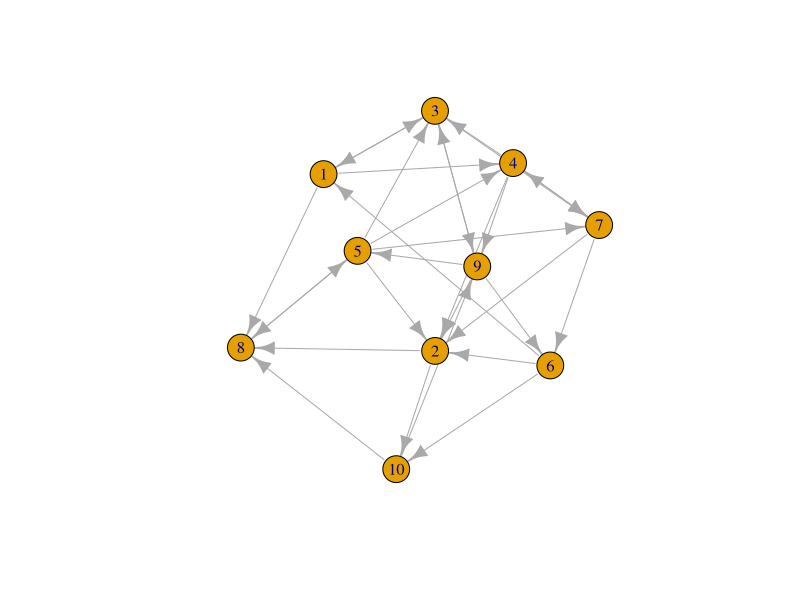
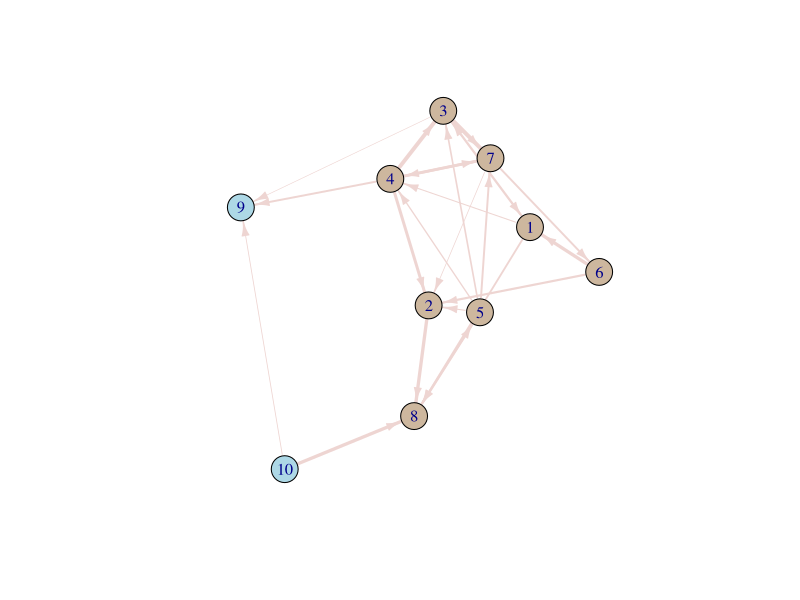
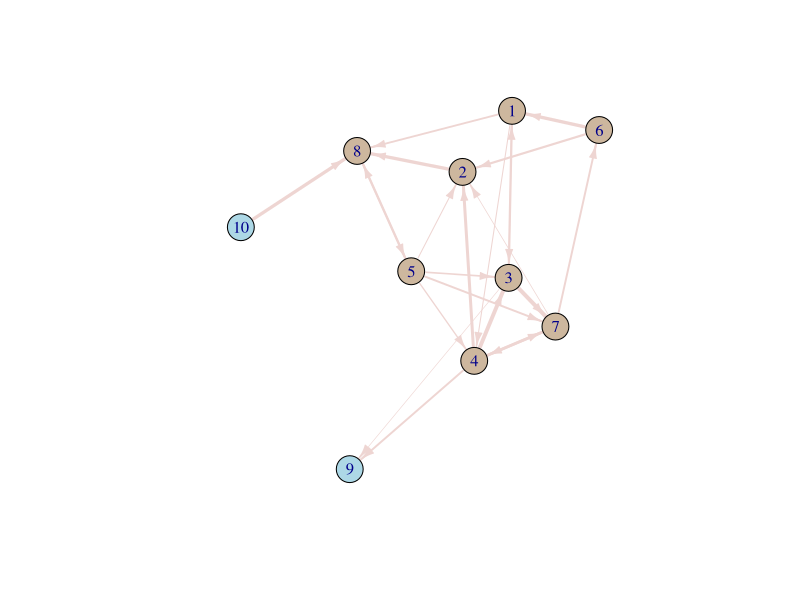
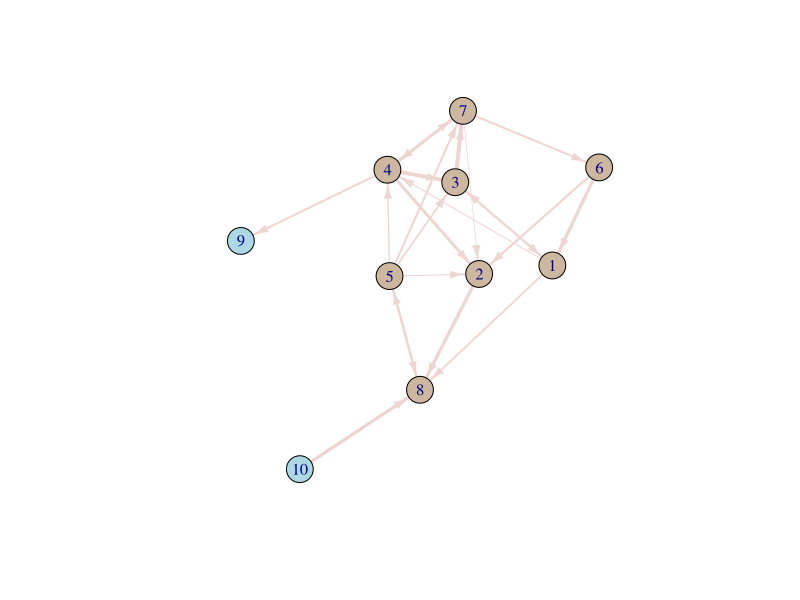
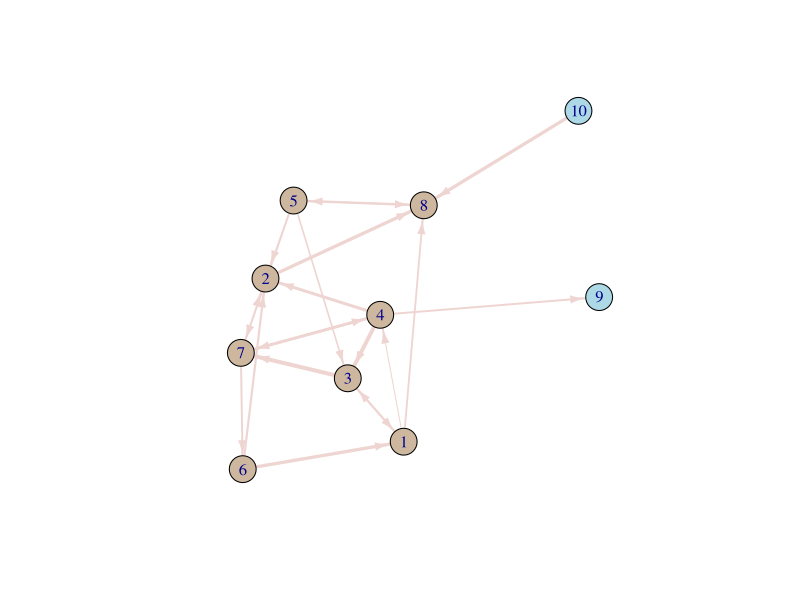
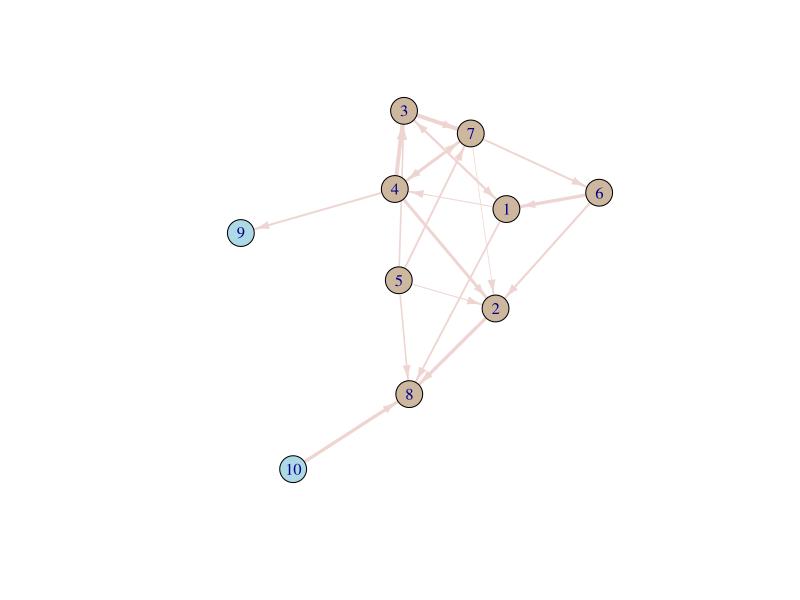

Source code (R) for these figures, in order: (Note: a time limit stopped this script after it produced the figures.)
#
# Sami Hossain
# 03/23/2021
# Custom Implementation of Dinitz's (Maximum Flow) Algorithm
#                         (Cherkassky Optimization)
#

############
### SETUP ##
############
library(igraph)
nodes <- 10

#generate a random network graph
graph <- erdos.renyi.game(nodes, .35, type = "gnp", directed = T)

plot(graph)

rand <- sample(1:nodes, 2, replace = F) #choose a source and sink
source <- rand[1]
sink <- rand[2]

for(i in 1:nodes){
  if(graph[from=i, to= source]){  #remove edges incoming to source
    graph[from=i, to= source] <- FALSE
  }
  if(graph[from=sink, to=i]){  #remove edges outgoing from sink
    graph[from=sink, to=i] <- FALSE
  }
}

E(graph)$weight <- sample(5:40,length(E(graph)), replace = T)

E(graph)$width <- E(graph)$weight/10
V(graph)$color <- "bisque3"
E(graph)$color <- "mistyrose2"
V(graph)[sink]$color <- "lightblue"
V(graph)[source]$color <- "lightblue"
graph$layout <- layout.fruchterman.reingold

plot(graph, edge.arrow.size = .75, edge.arrow.width= .75)

remove(i, rand)
graph2 <- graph
################
### ALGORITHM ##
################
flow <<- c()  #initialize global scope stack
MaxFlow <<- 0
flowEdges <<- matrix(0L, nrow = nodes, ncol= nodes)  #keep track of flow pushed to every edge for plotting purposes

dfs <- function(source, sink) {
  
  flow <<- c(flow, source)
  
  if(source == sink){
    return(sink)
  }
  
  # Recurse with all children
  children <- which(graph[source,] != 0)
  for(i in children) {

    if(V(graph)[source]$level+1 == V(graph)[i]$level  ){   #get all adjacent/uphill vertexes 
      #print(cat(source, i,  sink))

      result = dfs(i, sink)
      if (!is.null(result)) {
        return (result)
      }
    }
  }
  
  flow <<- flow[-length(flow)] #remove last element
  return (NULL)
}

augmentFlow <- function(flow) {
  minFlow <- Inf
  for(i in 1:length(flow)-1){
    #print(graph[flow[i],flow[i+1]])
    minFlow <- min(minFlow, graph[flow[i],flow[i+1]])
  }
  
  for(i in 1:(length(flow)-1)){  #pemdas is a bitch
    if(graph[flow[i],flow[i+1]] - minFlow == 0){
      graph[from= flow[i],to= flow[i+1]] <<- FALSE #delete the edge for simplicity
    }
    else{
      graph[flow[i],flow[i+1]] <<- graph[flow[i],flow[i+1]] - minFlow  #decrease flow on current edge
    }
    
    graph[flow[i+1],flow[i]] <<- graph[flow[i+1],flow[i]] + minFlow  #increase on inverse edge
    
    flowEdges[flow[i], flow[i+1]] <<- flowEdges[flow[i], flow[i+1]] + minFlow
  }
  
  #print(minFlow)
  MaxFlow <<- MaxFlow + minFlow
}

repeat{
  #BFS layered graph
  V(graph)$level <- bfs(graph, source, neimode = "out", dist = T, unreachable = FALSE)$dist 
  if(is.nan(V(graph)[sink]$level)){ break }  #sink is disconnected from source
  
  flow <<- c()  #reset every dfs iteration
  dfs(source,sink)  #dfs blocking path 
  if(length(flow) != 0) {
    augmentFlow(flow) 
    
    plot(graph, edge.arrow.size = .75, edge.arrow.width= .75)
    date_time<-Sys.time()
    while((as.numeric(Sys.time()) - as.numeric(date_time))<.75){}  #manual half second delay to process plot changes
  }
}

#simplify the flow matrix
for(i in 1:nodes){
  for(j in 1:nodes){
    if(flowEdges[i,j] >0 && flowEdges[j,i] > 0){  #if there was flow sent through both an edge and its inverse edge
      if(flowEdges[i,j] > flowEdges[j,i]){
        flowEdges[i,j] <- flowEdges[i,j] - flowEdges[j,i]
        flowEdges[j,i] <- 0
      }
      else{
        flowEdges[j,i] <- flowEdges[j,i] - flowEdges[i,j]
        flowEdges[i,j] <- 0
      }
    }
  }
}

for(i in 1:nodes){  #aggregate flow paths with the original graph
  for(j in 1:nodes){
    if(flowEdges[i,j]>0){
      graph2[i,j] <- flowEdges[i,j]
      edge <- get.edge.ids(graph2, c(i,j))
      E(graph2)[edge]$color <- "skyblue"
      V(graph2)[i]$color <- "skyblue"
      V(graph2)[j]$color <- "skyblue"
    }
  }
}

remove(i,j,date_time,edge,flow)

V(graph2)[sink]$color <- "azure"
V(graph2)[source]$color <- "azure"
E(graph2)$width <- E(graph2)$weight/10
plot(graph2)
print(paste0("Max flow value: ", MaxFlow))
